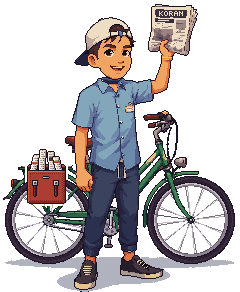
#> input picture docs/design/character/loper_agen/loper_agen_fullbody.png, 240 x 292 px
$ python sepeda_fullbody.py
#> lines starting #> are read from the running program, lines starting #| are printed output that depends on the picture; after the words box and inside, x2 and y2 are one past the last pixel; in counts of white or black regions, pixels touching at a corner belong together
#> in main, asli is the input picture: shape (292, 240, 4); mean R, G, B, A 42.6, 38.6, 41.3, 100.2
"""Sepeda loper dari gambar full body (usulan 2026-10-23, permintaan pemilik): tokohnya dibuang, sepedanya disisakan.

Sumber: docs/design/character/loper_agen/loper_agen_fullbody.png (240x292, hasil konversi2, ART_DIRECTION 3.5),
sama dengan papan "Gambar AI baru jadi pixel art · versi 5" di kanvas "Karakter Loper Koran".

Langkah:
  1. tokoh dibuang: semua di atas y 108 (kepala, lengan, koran), warna kulit/kemeja/celana di kolom badan beserta
     garis luarnya yang gelap (kecuali kotak pegangan setang), sepatu, gantungan kunci, dan bayangan tanah lama
  2. bagian sepeda yang tadinya tertutup tokoh digambar ulang HANYA di piksel yang dibuang (piksel asli tidak diubah, kecuali sadel dan kabel di langkah 3):
     sisi kanan roda belakang (profil radial yang diukur dari ban yang terlihat, lingkaran, jari-jari tiap 30 derajat), batang
     bawah (chainstay), seat stay, seat tube, dua pipa rangka step-through yang menerus dari potongan di kanan,
     tiang sadel, kiri bawah roda depan (pantulan sisi kanan); lalu garis luar
     #1B1226 di tepi bagian baru. Gir depan, engkol, pedal, dan rantai digambar ulang
     sebagai satu rakitan; sadel digambar utuh dengan hidung lebih panjang, kabel rem ditipiskan jadi 1 px
  3. sisa piksel lepas dibuang, bayangan tanah baru (#2E3550 alpha 96, seperti gambar full body) di bawah roda
  4. dipotong ke kotak sepeda -> sepeda_besar.png (kepadatan gambar skala besar), lalu versi setengah
     sepeda_kecil.png (mode per blok 2x2, garis luar dirapikan) untuk panggung bengkel

Koordinat khusus untuk gambar sumber ini. Deterministik (numpy dan pillow saja).

  python3 tools/ui_art/redesain/sepeda_fullbody.py            # ke build/ui_art/redesain/
  python3 tools/ui_art/redesain/sepeda_fullbody.py --mock     # juga ke docs/design/redesain/aset/
  python3 tools/ui_art/redesain/sepeda_fullbody.py --salin    # HANYA menyalin keluaran resmi di docs/ (sepeda_kecil.png, sepeda.json) ke assets/sprites/ui/; tidak membuat ulang
`UI_ART_SALIN_KE` mengganti folder tujuan `--salin` (bawaan assets/sprites/ui/; dipakai uji).
"""
import argparse
import json
import math
import os
import shutil
import sys
from pathlib import Path

import numpy as np
from PIL import Image, ImageDraw

ROOT = Path(__file__).resolve().parents[3]
sys.path.insert(0, str(Path(__file__).resolve().parent))
import pasang

SALIN_KE = Path(os.environ.get('UI_ART_SALIN_KE', ROOT / 'assets' / 'sprites' / 'ui'))
SUMBER = ROOT / 'docs' / 'design' / 'character' / 'loper_agen' / 'loper_agen_fullbody.png'
MOCK = ROOT / 'docs' / 'design' / 'redesain' / 'aset'

GARIS = (27, 18, 38)
HIJAU = [(89, 155, 95), (61, 127, 80), (46, 99, 70)]
HIJAU_GELAP = (32, 75, 64)
KREM_PIPA = [(230, 196, 137), (154, 131, 128)]     # sorot krem di pipa sumber
LOGAM = [(201, 192, 198), (142, 130, 144), (92, 82, 98)]
JARI = [(189, 179, 187), (125, 114, 128)]
BAN = [(61, 47, 64), (43, 33, 51)]
BAYANGAN = (46, 53, 80, 96)

KULIT = [(239, 164, 98), (220, 118, 69), (199, 103, 61), (218, 114, 68), (240, 165, 99), (194, 81, 56), (194, 85, 56)]
KEMEJA = [(132, 166, 186), (110, 138, 170), (101, 121, 158), (127, 158, 182), (109, 134, 167)]
CELANA = [(44, 48, 79), (58, 66, 94), (84, 96, 142), (36, 34, 61), (35, 34, 63), (51, 57, 89), (83, 95, 141), (87, 99, 144)]

# roda: pusat dan jari-jari garis luar ban, diukur dari ban yang terlihat di gambar sumber (lingkaran, bukan elips)
RODA_BELAKANG = (46.5, 221.5, 41.5)
RODA_DEPAN = (190.5, 219.5, 43.5)
JARI_SUDUT = [10 + 30 * i for i in range(12)]
BB = (110, 232)                          # poros gir depan
DUDUKAN = (86, 158)                      # pertemuan seat tube dan seat stay di bawah sadel
PEGANGAN = [(140, 113, 160, 121)]   # pegangan seberang (kiri atas) (x0, y0, x1, y1)
# titik penanda kondisi di gambar sumber: ban belakang kiri bawah, tuas rem di setang, rantai atas
TITIK = {'ban': (13, 248), 'rem': (152, 121), 'rantai': (70, 220)}


def buang_tokoh(im):
    H, W = im.shape[:2]
    warna = {tuple(c) for c in KULIT + KEMEJA + CELANA}
    tokoh = np.zeros((H, W), bool)
    for y in range(108, H):
        for x in range(60, 170):
            if im[y, x, 3] == 255 and tuple(int(v) for v in im[y, x, :3]) in warna:
                tokoh[y, x] = True
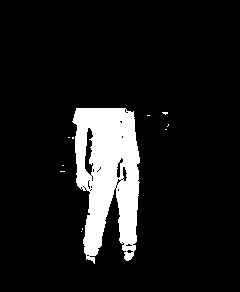
#> tokoh: shape (292, 240) bool; 10.2% white; 11 white regions (10 under 20 px), largest, box (x1, y1, x2, y2) and area: (72, 108, 140, 264) 7108
    m = tokoh.copy()
    m[:108] = True
    badan = np.zeros((H, W), bool)
    badan[108:, 60:170] = True
    terang = im[..., :3].astype(int).mean(-1)
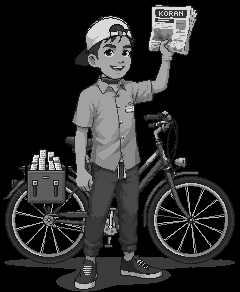
#> terang: shape (292, 240) float64; min 0, max 243, mean 40.8
    for _ in range(2):  # garis luar tokoh (piksel gelap yang menempel)
        pad = np.pad(m, 1)
        tetangga = np.zeros_like(m)
        for dy in (-1, 0, 1):
            for dx in (-1, 0, 1):
                tetangga |= pad[1 + dy:1 + dy + H, 1 + dx:1 + dx + W]
        m |= tetangga & (terang < 70) & badan
#> this loop made 2 passes
#> pass 1, in buang_tokoh, `m |= tetangga & (terang < 70) & badan`:
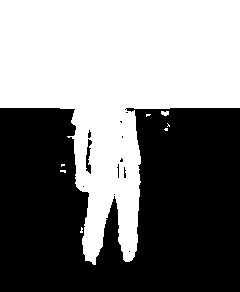
#> m: shape (292, 240) bool; 48.4% white; 8 white regions (6 under 20 px), largest, box (x1, y1, x2, y2) and area: (0, 0, 240, 265) 33859, (161, 111, 169, 116) 32
#> pass 2, in buang_tokoh, `pad = np.pad(m, 1)`:
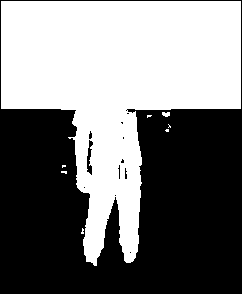
#> pad: shape (294, 242) bool; 47.7% white; 8 white regions (6 under 20 px), largest, box (x1, y1, x2, y2) and area: (1, 1, 241, 266) 33859, (162, 112, 170, 117) 32
#> pass 2, in buang_tokoh, `m |= tetangga & (terang < 70) & badan`:
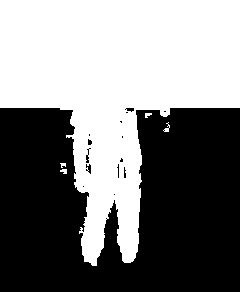
#> m: shape (292, 240) bool; 49.4% white; 5 white regions, box (x1, y1, x2, y2) and area: (0, 0, 240, 266) 34497, (163, 122, 170, 132) 28, (60, 169, 67, 174) 26, (145, 113, 152, 118) 24, (60, 163, 66, 168) 20
#> after the loop:
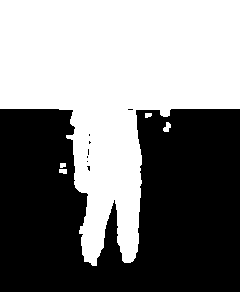
#> tetangga: shape (292, 240) bool; 50% white; 5 white regions, box (x1, y1, x2, y2) and area: (0, 0, 240, 266) 34883, (163, 122, 171, 132) 52, (59, 169, 67, 174) 36, (145, 113, 152, 118) 30, (60, 163, 66, 168) 27
    m[253:, 70:100] = True                          # sepatu kiri
    m[251:, 117:165] = True                         # sepatu kanan
    m[150:190, 114:127] |= im[150:190, 114:127, 3] > 0   # gantungan kunci
#> m: shape (292, 240) bool; 53.4% white; 14 black regions (8 under 20 px), largest, box (x1, y1, x2, y2) and area: (136, 108, 240, 292) 17300, (0, 108, 89, 292) 13967, (100, 200, 120, 292) 1240, (86, 164, 91, 174) 31, (86, 148, 91, 163) 29, (125, 108, 134, 112) 24
    m |= (im[..., 3] > 0) & (im[..., 3] < 255)      # bayangan tanah lama
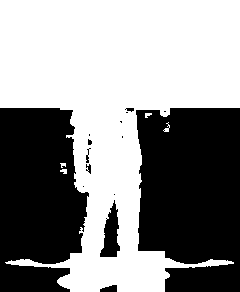
#> m: shape (292, 240) bool; 55.4% white; 15 black regions (8 under 20 px), largest, box (x1, y1, x2, y2) and area: (136, 108, 240, 292) 16902, (0, 108, 89, 292) 13508, (100, 200, 120, 257) 645
    # pegangan setang: sorot pegangan (194,81,56) sama dengan salah satu warna kulit, jadi sorot, garis atas,
    # dan sisi gelapnya ikut terbuang (pegangan tampak coak); kotak pegangan tidak dibuang
    for x0, y0, x1, y1 in PEGANGAN:
        m[y0:y1, x0:x1] = False
#> m: shape (292, 240) bool; 55.4% white; 15 black regions (8 under 20 px), largest, box (x1, y1, x2, y2) and area: (136, 108, 240, 292) 16926, (0, 108, 89, 292) 13508, (100, 200, 120, 257) 645
#> (the rest of the program and of its run is left out)
